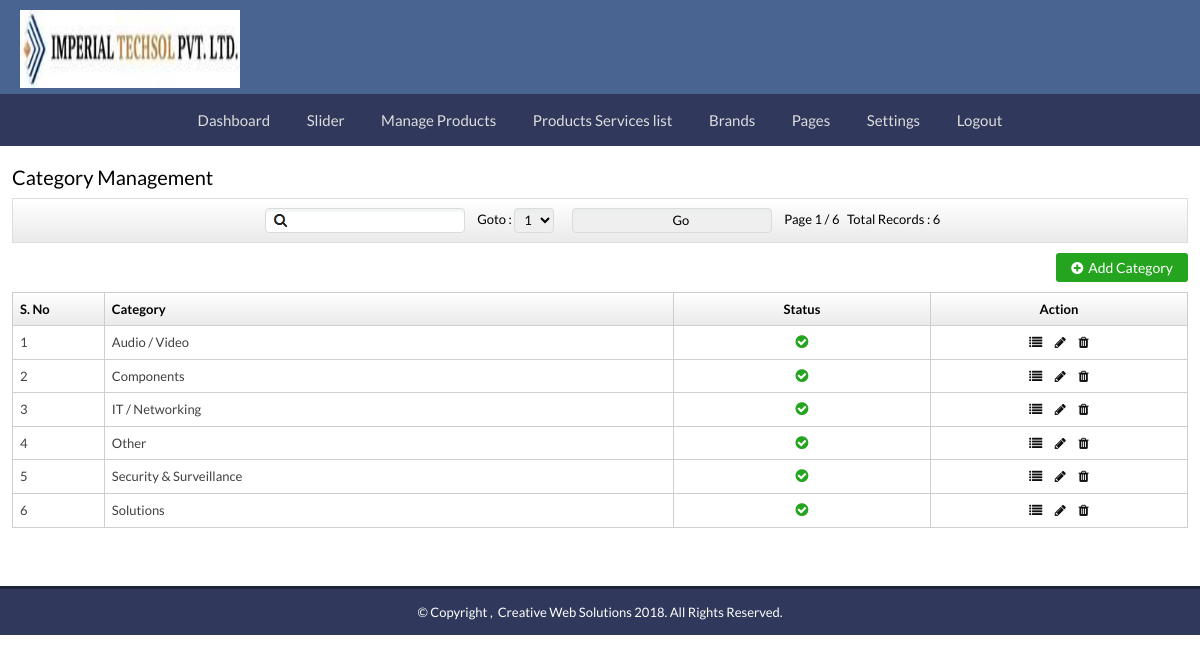
/siteadmin/category-mgmt.php (signed in), run on the app's committed database.
### tables this page shows
CREATE TABLE `tbl_category` (
  `fld_id` int(11) NOT NULL,
  `fld_name` varchar(100) NOT NULL,
  `fld_seo_url` varchar(50) NOT NULL,
  `fld_parentid` int(11) NOT NULL DEFAULT '0',
  `fld_layer` int(11) NOT NULL,
  `fld_image` varchar(1000) NOT NULL,
  `fld_status` varchar(50) NOT NULL DEFAULT 'Active',
  `fld_featured` int(11) NOT NULL
);

### siteadmin/category-mgmt.php (the view, shortened to what this page needs)
<?php
	include("../config/config.inc.php");
$Pagename = "Category Management";
$pageid = $_REQUEST['pageid'];
$keywordsearch = $_REQUEST['keywordsearch'];
if($pageid=="" || $pageid==0)
{
	$pageid = 1;
}
$keysearch = " WHERE (fld_parentid='0')";
if($pagePerShow=="")
{
	$pagePerShow=50;
}
$RecsToShow = $pagePerShow;
$startPage = ($pageid-1)*$RecsToShow;
$sqlPgn = "SELECT count(*) as cnt FROM tbl_category $keysearch";
$rsPgn = $dbquery->query($sqlPgn) or die('Pagination Error: ' . $dbquery->error);
$rowPgn = $rsPgn->fetch_object();
$cntPgn = $rowPgn->cnt;
if($cntPgn > 0)
{
	$totRecord = $cntPgn;
	$TotPageCnt = ceil($totRecord/$RecsToShow);
}
else
{
	$TotPageCnt = 0;
	$totRecord = 0;
	$pageid = 0;
}
$sqlMgmt = "SELECT * FROM tbl_category $keysearch ORDER BY fld_name ASC,fld_name ASC LIMIT $startPage, $RecsToShow";
$rsMgmt = $dbquery->query($sqlMgmt) or die('Error: ' . $dbquery->error);
$numMgmt = $rsMgmt->num_rows;
?>
<?php include("common/admheader.php"); ?>
	<section class="middlepart">
		<div class="right-panel">
			<aside class="rightsection">
			<h2><?php echo $Pagename; ?> </h2>
				<ul class="topbar mbottom1">
				<form name="frmgeneralinfo" method="post" action="<?php $_SERVER['PHP_SELF'] ?>">
				<li><input type="text" name="keywordsearch" class="search" value="<?php echo $keywordsearch; ?>" autofocus /></li>
					<li>Goto : </li>
						<li>
							<select name="pageid">
								<?php
								for($i=1;$i<=$TotPageCnt;$i++)
								{
									$addText = "";
									if($i==$pageid) { $addText = "selected"; }
								?>
									<option value="<?php echo $i; ?>" <?php echo $addText; ?>><?php echo $i; ?></option>
								<?php
								}
								?>
							</select>
						</li>
						<li>
								<input type="submit" value="Go" class="submit1" />
						</li>
						<li><span class="page" > Page <?php echo $TotPageCnt;?> / <?php echo $totRecord;?> &nbsp; Total Records : <?php echo $totRecord;?></span> </li>
						</form>
					</ul>
					<div class="addfiles"><a href="category.php?pageid=<?php echo $pageid; ?>"><i class="fa fa-plus-circle white"></i>Add Category</a></div>
					<div class="tablebox table-responsive">
						<table class="table table-bordered table-hover">
							<thead>
								<tr class="th-heading">
									<th width="5%">S. No</th>
									<th width="31%">Category</th>
									<th width="14%" class="text-center">Status</th>
									<th width="14%" class="text-center">Action</th>
								</tr>
							</thead>
							<tbody>
							<?php
							$sr = 1;
							if($numMgmt > 0)
							{
								while($rowMgmt = $rsMgmt->fetch_object())
								{
									$catid = $rowMgmt->fld_id;
 									$catname = $rowMgmt->fld_name;
 									$status = $rowMgmt->fld_status;
									if($status=='Active')
									{
										$sts='Inactive';
										$showsts = '<a href="category-del.php?catid='.$catid.'&pageid='.$pageid.'&status='.$sts.'&task=chk" title="active" class="activeicon"><i class="fa fa-check-circle green"></i></a>';
									}
									else
									{
										$sts='Active';
										$showsts = '<a href="category-del.php?catid='.$catid.'&pageid='.$pageid.'&status='.$sts.'&task=chk" title="inactive" class="inactive"><i class="fa fa-times-circle red"></i></a>';
									}
									?>
 								<tr>
									<td><?php echo $sr; ?></td>
									<td><?php echo $catname; ?></td>
									<td class="text-center"><?php echo $showsts; ?></td>
									<td class="text-center">
								<a class="edit-table" data-toggle="tooltip" data-original-title="Sub Category" title="Sub Category" href="subcategory-mgmt.php?parentid=<?php echo $catid; ?>&pageid=<?php echo $pageid; ?>"><i class="fa fa-list"></i></a>
							<a class="edit-table" data-toggle="tooltip" data-original-title="Edit" title="edit" href="category.php?catid=<?php echo $catid; ?>&pageid=<?php echo $pageid; ?>"><i class="fa fa-pencil"></i></a>
										<a href="category-del.php?catid=<?php echo $catid; ?>&pageid=<?php echo $pageid; ?>&task=del" onclick="return confirmDelete();" class="edit-table" title="delete"> <span id="<?=$sr?>"  data-toggle="tooltip" data-placement="left" title="Delete"><i class="fa fa-trash"></i></span></a>
									</td>
								</tr>
								<?php
								$sr++;
									}
								}
								else
								{
								?>
									<tr><td colspan="8" class="notfound" align="center">Sorry, Category Not Found!</td></tr>
								<?php
								}
								?>
							</tbody>
						</table>
					</div>
				</aside>
			</div>
		</section>
<?php include("common/admfooter.php"); ?>

### siteadmin/css/style.css (style rules this page uses)
html, body, div, span, object, iframe, h1, h2, h3, h4, h5, h6, p, blockquote, pre, abbr, address, cite, code, del, dfn, em, img, ins, kbd, q, samp, small, strong, sub, sup, var, b, i, dl, dt, dd, ol, ul, li, fieldset, form, label, legend, table, caption, tbody, tfoot, thead, tr, th, td, article, aside, canvas, details, figcaption, figure, footer, header, hgroup, menu, nav, section, summary, time, mark, audio, video { margin: 0; padding: 0; border: 0; outline: 0; font-size: 100%; }
* { margin:0px; padding:0px; }
article, aside, details, figcaption, figure, footer, header, hgroup, menu, nav, section { display: block; }
a { margin: 0; padding: 0; font-size: 100%; vertical-align: baseline; background: transparent; }
table { border-collapse: collapse; border-spacing: 0; }
input, select { vertical-align: middle; }
body { margin:0px; padding:0px; font-family: 'Lato', sans-serif; letter-spacing:0.5px; }
a, a:active, a:focus { outline: none !important; }
.middlepart { width:98%; margin:20px auto; padding:0px; min-height:400px; }
.middlepart .rightsection { width:100%; float:left; margin:0px; padding:0px; }
.middlepart .rightsection h2 { margin:0px; padding:0px 0 10px 0; color:#000; font-size:20px; }
.mbottom1 { margin-bottom:0 !important; }
ul.topbar { width:99.95%; margin:0px auto; padding:0px; float:none; background: #ffffff; background: -moz-linear-gradient(top, #ffffff 1%, #eaeaea 100%); background: -webkit-gradient(linear, left top, left bottom, color-stop(1%,#ffffff), color-stop(100%,#eaeaea)); background: -webkit-linear-gradient(top, #ffffff 1%,#eaeaea 100%); background: -o-linear-gradient(top, #ffffff 1%,#eaeaea 100%); background: -ms-linear-gradient(top, #ffffff 1%,#eaeaea 100%); background: linear-gradient(top, #ffffff 1%,#eaeaea 100%); filter: progid:DXImageTransform.Microsoft.gradient( startColorstr='#ffffff', endColorstr='#eaeaea',GradientType=0 ); border:#dddddd 1px solid; height:auto; list-style:none; text-align:center; padding-right:0%; padding-bottom:0.75%; padding-top:0.75%; clear:both; margin-bottom:10px; }
ul.topbar li { margin:0px 0 0 0; padding:0px; display:inline-block; font-size:13px; font-weight:400; color:#000; }
ul.topbar li input { border:#dbdbdb 1px solid; margin:0 10px 0 5px; height:18px; padding:0 10px 0 28px; width:200px; border: 1px solid #DBDBDB; box-shadow: 0px 3px 1px rgba(231, 237, 238, 0.5) inset; transition: border-color 0.15s ease-in-out 0s, box-shadow 0.15s ease-in-out 0s; height:25px; border-radius:4px; }
ul.topbar li input.search { background:url(../images/search.png) 7px 5px no-repeat #fff; }
ul.topbar li select { border: 1px solid #DBDBDB; box-shadow: 0px 3px 1px rgba(231, 237, 238, 0.5) inset; transition: border-color 0.15s ease-in-out 0s, box-shadow 0.15s ease-in-out 0s; margin-right:10px; height:25px; padding:1px 5px; border-radius: 4px; }
.th-heading { background: #ffffff; background: -moz-linear-gradient(top, #ffffff 1%, #eaeaea 100%); background: -webkit-gradient(linear, left top, left bottom, color-stop(1%,#ffffff), color-stop(100%,#eaeaea)); background: -webkit-linear-gradient(top, #ffffff 1%,#eaeaea 100%); background: -o-linear-gradient(top, #ffffff 1%,#eaeaea 100%); background: -ms-linear-gradient(top, #ffffff 1%,#eaeaea 100%); background: linear-gradient(top, #ffffff 1%,#eaeaea 100%); filter: progid:DXImageTransform.Microsoft.gradient( startColorstr='#ffffff', endColorstr='#eaeaea',GradientType=0 ); }
.tablebox { width:100%; margin:0px; padding:0px; float:left; }
a.edit-table { color:#0e0e0e !important; padding:0 5px 0 5px; }
.green { color: #25a41f; font-size:15px !important; }
.addfiles { width:auto; float:right; margin:10px 0px; margin-left:5px; }
.addfiles a { background-color:#25a41f; padding:6px 15px; float:right; font-size:14px; text-align:center; border-radius:3px; color:#FFF; text-decoration:none; }
.addfiles .white { color:#FFF; margin-right:5px; }

### siteadmin/css/responsivenav.css (style rules this page uses)
*, *:before, *:after { box-sizing: border-box; -webkit-box-sizing: border-box; -moz-box-sizing: border-box; }

### siteadmin/css/layout.css (style rules this page uses)
* { border: 0 none; outline: 0; padding: 0; margin: 0; }
.right-panel { background: #FFFFFF; border-left: none !important; margin: 0 0 0 0px !important; }

### data on the page
tbl_category: fld_name "Audio / Video"
tbl_category: fld_name "Components"
tbl_category: fld_name "IT / Networking"
tbl_category: fld_name "Other"
tbl_category: fld_name "Security & Surveillance"
tbl_category: fld_name "Solutions"

### other printed values
$Pagename "Category Management"
$TotPageCnt "1"
$totRecord "6"
POWERED_BY_WEBSITE "Creative Web Solutions"
form field pageid "1"
